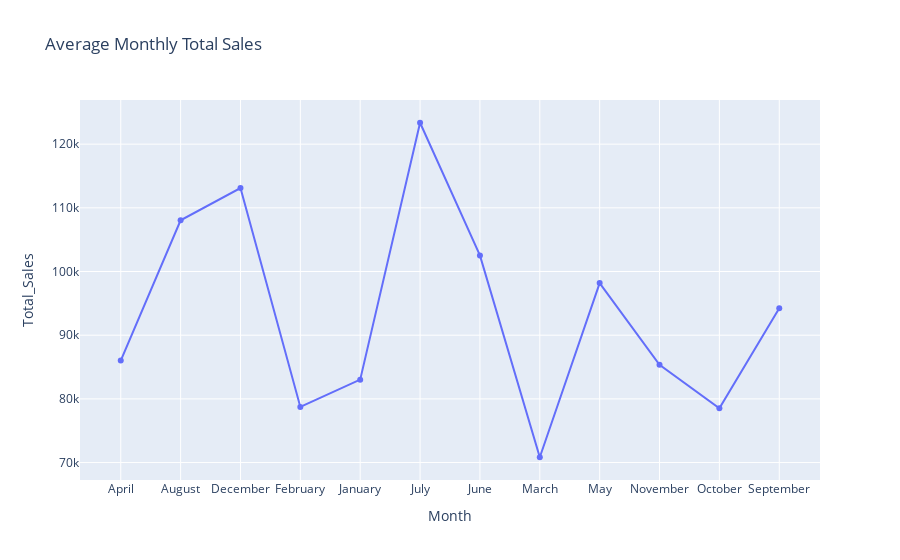

Write notebook code for a chart like this one.
### Markdown cell above
### Average Monthly Total Sales

### Code cell
x=df_forecast.groupby('Month')[['Total_Sales']].mean()
fig=px.line(x,x=x.index,y='Total_Sales', title = 'Average Monthly Total Sales', markers = True)
fig.show()

### Figure 1 — Plotly figure (JSON) as saved in the notebook; plotly's stock layout.template omitted (floating-point values rounded to 4 significant figures)
{"data": [{"hovertemplate": "Month=%{x}<br>Total_Sales=%{y}<extra></extra>", "legendgroup": "", "line": {"color": "#636efa", "dash": "solid"}, "marker": {"symbol": "circle"}, "mode": "lines+markers", "name": "", "orientation": "v", "showlegend": false, "type": "scatter", "x": ["April", "August", "December", "February", "January", "July", "June", "March", "May", "November", "October", "September"], "xaxis": "x", "y": [86020.0, 108000.0, 113100.0, 78740.0, 83020.0, 123400.0, 102500.0, 70830.0, 98180.0, 85360.0, 78510.0, 94250.0], "yaxis": "y"}], "layout": {"legend": {"tracegroupgap": 0}, "title": {"text": "Average Monthly Total Sales"}, "xaxis": {"anchor": "y", "domain": [0, 1], "title": {"text": "Month"}}, "yaxis": {"anchor": "x", "domain": [0, 1], "title": {"text": "Total_Sales"}}}}
